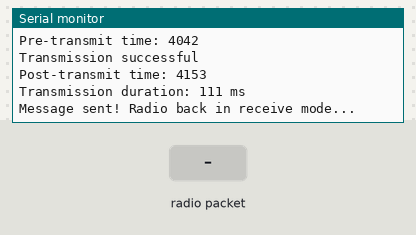
Bench run of a sketch on a simulated ESP32. On the bench: the last lines printed to the serial monitor. Inputs (shaded band) come from the test bench. No radio packets arrive unless stated.

Above: at 5.5 s.
5.6 s: radio packet "PONG:LoRa2:" arrives
At 6.3 s:
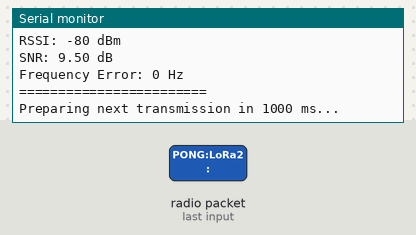
7.1 s: radio packet "1" arrives
At 8.37 s:
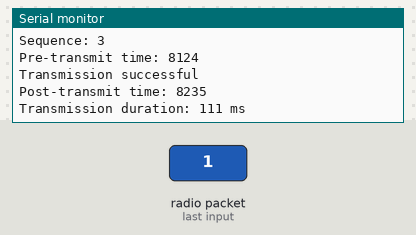

The sketch:

lora_gps_node.ino
```cpp
/*
 * LoRa Node 1 - Adafruit Huzzah32 + RFM95W FeatherWing
 * Initiates communication, then responds when receiving messages
 *
 * Required Libraries:
 * - LoRa library by Sandeep Mistry (install via Library Manager)
 *
 * Wiring (FeatherWing should auto-connect when stacked):
 * RFM95W FeatherWing -> Huzzah32
 * CS   -> Pin 33 (default for FeatherWing)
 * RST  -> Pin 27 (default for FeatherWing)
 * INT  -> Pin 12 (default for FeatherWing)
 * SCK  -> Pin 5  (SPI)
 * MISO -> Pin 19 (SPI)
 * MOSI -> Pin 18 (SPI)
 *
 * Might need to press reset button once after upload to make work
 */

#include <SPI.h>
#include <LoRa.h>

// FeatherWing pin definitions for Huzzah32
#define LORA_CS     33
#define LORA_RST    27
#define LORA_IRQ    12

// LoRa frequency
#define LORA_FREQ   915E6

// Node identification and timing
const char* nodeID = "LoRa1";
bool hasStarted = false;
unsigned long responseDelay = 1000;      // Fixed delay before responding (shorter for master)
unsigned long lastSendTime = 0;
unsigned long sendInterval = 20000;      // Longer timeout to prevent interference
unsigned long radioSettleTime = 150;    // Time to let radio settle after TX
unsigned long preTransmitDelay = 50;    // Delay before transmission for clean state
int messageCounter = 0;
int expectedSequence = 1;               // Track expected sequence from Node 2
bool waitingForResponse = false;
bool radioInReceiveMode = false;

void setup() {
  Serial.begin(115200);
  delay(1000);

  Serial.println("LoRa Node 1 - Deterministic Ping-Pong Master");
  Serial.println("=============================================");

  // Setup LoRa transceiver module
  LoRa.setPins(LORA_CS, LORA_RST, LORA_IRQ);

  // Initialize LoRa with retries
  int retries = 0;
  while (!LoRa.begin(LORA_FREQ) && retries < 5) {
    Serial.println("LoRa init failed, retrying...");
    delay(1000);
    retries++;
  }

  if (retries >= 5) {
    Serial.println("LoRa initialization failed completely!");
    Serial.println("Check wiring and connections!");
    while (1);
  }

  Serial.println("LoRa init succeeded.");
  Serial.print("Frequency: ");
  Serial.print(LORA_FREQ / 1E6);
  Serial.println(" MHz");

  // Optimized LoRa parameters for reliability and ToF accuracy
  LoRa.setTxPower(17);              // Clean signal strength
  LoRa.setSpreadingFactor(8);       // Good sensitivity vs speed balance
  LoRa.setSignalBandwidth(125E3);
  LoRa.setCodingRate4(8);           // Error correction for reliability
  LoRa.setSyncWord(0x12);
  LoRa.enableCrc();
  //LoRa.enableInvertIQ(false);       // Consistent IQ setting

  Serial.println("LoRa parameters set:");
  Serial.println("- TX Power: 17 dBm");
  Serial.println("- Spreading Factor: 8");
  Serial.println("- Bandwidth: 125 kHz");
  Serial.println("- Coding Rate: 4/8");
  Serial.println("- CRC: Enabled");
  Serial.println();

  // Put radio in receive mode initially
  enterReceiveMode();

  Serial.println("LoRa1 (Master) ready! Will start communication in 3 seconds...");
  delay(3000);

  sendMessage();
  hasStarted = true;
}

void loop() {
  receiveMessage();

  // Check for timeout and resend if needed
  if (waitingForResponse && (millis() - lastSendTime > sendInterval)) {
    Serial.println("*** TIMEOUT: No response received, resending...");
    sendMessage();
  }

  delay(10); // Minimal delay for responsiveness
}

void enterReceiveMode() {
  if (!radioInReceiveMode) {
    LoRa.receive();
    radioInReceiveMode = true;
    delay(10); // Brief settle time for receive mode
  }
}

void sendMessage() {
  messageCounter++;
  String message = "PING:" + String(nodeID) + ":" + String(messageCounter);

  // Exit receive mode before transmitting
  radioInReceiveMode = false;

  Serial.println("=== SENDING MESSAGE ===");
  Serial.print("Message: ");
  Serial.println(message);
  Serial.print("Sequence: ");
  Serial.println(messageCounter);

  // Record precise timing for ToF calculations
  unsigned long preTransmitTime = millis();
  Serial.print("Pre-transmit time: ");
  Serial.println(preTransmitTime);

  // Ensure clean radio state before transmission
  LoRa.idle();
  delay(preTransmitDelay);

  // Transmit with precise timing
  LoRa.beginPacket();
  LoRa.print(message);
  int result = LoRa.endPacket(false); // Non-blocking mode

  unsigned long postTransmitTime = millis();

  if (result == 1) {
    Serial.println("Transmission successful");
  } else {
    Serial.println("Transmission failed!");
  }

  Serial.print("Post-transmit time: ");
  Serial.println(postTransmitTime);
  Serial.print("Transmission duration: ");
  Serial.print(postTransmitTime - preTransmitTime);
  Serial.println(" ms");

  lastSendTime = postTransmitTime;
  waitingForResponse = true;

  // Wait for transmission to complete and radio to settle
  delay(radioSettleTime);

  // Re-enter receive mode
  enterReceiveMode();

  Serial.println("Message sent! Radio back in receive mode...");
  Serial.println();
}

void receiveMessage() {
  int packetSize = LoRa.parsePacket();

  if (packetSize) {
    unsigned long receiveTime = millis();
    waitingForResponse = false;

    Serial.println("=== MESSAGE RECEIVED ===");
    Serial.print("Receive time: ");
    Serial.println(receiveTime);
    Serial.print("Round-trip time: ");
    Serial.print(receiveTime - lastSendTime);
    Serial.println(" ms");
    Serial.print("Packet size: ");
    Serial.println(packetSize);
    Serial.print("Message: ");

    String receivedMessage = "";
    while (LoRa.available()) {
      receivedMessage += (char)LoRa.read();
    }

    Serial.println(receivedMessage);

    // Parse sequence number if it's in expected format
    if (receivedMessage.startsWith("PONG:LoRa2:")) {
      int seqStart = receivedMessage.lastIndexOf(':') + 1;
      int receivedSeq = receivedMessage.substring(seqStart).toInt();

      if (receivedSeq != expectedSequence) {
        Serial.print("*** SEQUENCE MISMATCH: Expected ");
        Serial.print(expectedSequence);
        Serial.print(", got ");
        Serial.println(receivedSeq);
      } else {
        Serial.println("*** SEQUENCE CORRECT");
      }
      expectedSequence = receivedSeq + 1;
    }

    Serial.print("RSSI: ");
    Serial.print(LoRa.packetRssi());
    Serial.println(" dBm");
    Serial.print("SNR: ");
    Serial.print(LoRa.packetSnr());
    Serial.println(" dB");
    Serial.print("Frequency Error: ");
    Serial.print(LoRa.packetFrequencyError());
    Serial.println(" Hz");
    Serial.println("========================");

    // Fixed delay before next transmission (deterministic for ToF)
    Serial.print("Preparing next transmission in ");
    Serial.print(responseDelay);
    Serial.println(" ms...");

    delay(responseDelay);
    sendMessage();
  }
}
```

Measured:
- after the input at 5.6 s, the serial monitor: prints a new line at once (image 1)
- after the input at 7.1 s, the serial monitor: prints a new line at once (image 2)
